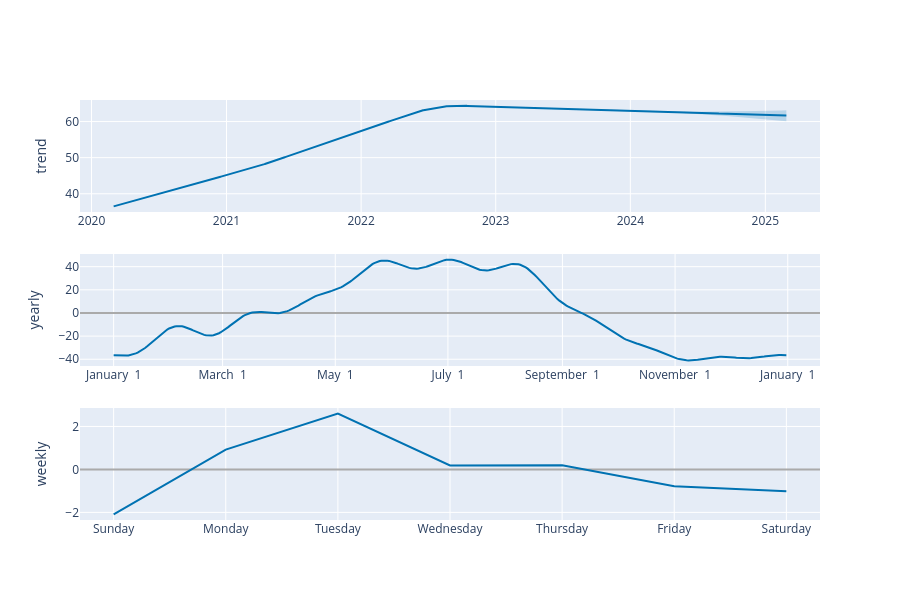

Notebook code for this chart:
### Markdown cell above
## **Analyzing Time Series Components**  

**Alternatives (depending on context):**  
- **Decomposing the Time Series** *(if using Prophet’s `.plot_components()` or statistical decomposition)*  
- **Exploring Seasonality and Trends** *(if focusing on Prophet’s output features)*  
- **Time Series Component Analysis** *(more technical/academic)*

### Code cell
from prophet.plot import plot_components_plotly

plot_components_plotly(modelo, previsao)

### Figure 1 — Plotly figure (JSON) as saved in the notebook; plotly's stock layout.template omitted (floating-point values rounded to 4 significant figures; data arrays with more than 128 entries replaced by an {"elided": "..."} marker saying what was removed)
{"data": [{"line": {"color": "#0072B2", "width": 2}, "mode": "lines", "name": "trend", "type": "scatter", "x": {"elided": "1825 str values"}, "xaxis": "x", "y": {"elided": "1825 float values"}, "yaxis": "y"}, {"line": {"color": "rgba(0, 114, 178, 0.2)", "width": 0}, "mode": "lines", "name": "trend_upper", "type": "scatter", "x": {"elided": "1825 str values"}, "xaxis": "x", "y": {"elided": "1825 float values"}, "yaxis": "y"}, {"fill": "tonexty", "fillcolor": "rgba(0, 114, 178, 0.2)", "line": {"color": "rgba(0, 114, 178, 0.2)", "width": 0}, "mode": "lines", "name": "trend_lower", "type": "scatter", "x": {"elided": "1825 str values"}, "xaxis": "x", "y": {"elided": "1825 float values"}, "yaxis": "y"}, {"line": {"color": "#0072B2", "width": 2}, "mode": "lines", "name": "yearly", "type": "scatter", "x": {"elided": "365 str values"}, "xaxis": "x2", "y": {"elided": "365 float values"}, "yaxis": "y2"}, {"line": {"color": "#0072B2", "width": 2}, "mode": "lines", "name": "weekly", "type": "scatter", "x": ["2017-01-01T00:00:00", "2017-01-02T00:00:00", "2017-01-03T00:00:00", "2017-01-04T00:00:00", "2017-01-05T00:00:00", "2017-01-06T00:00:00", "2017-01-07T00:00:00"], "xaxis": "x3", "y": [-2.094, 0.9203, 2.6, 0.1873, 0.1905, -0.7814, -1.022], "yaxis": "y3"}], "layout": {"height": 600, "showlegend": false, "width": 900, "xaxis": {"anchor": "y", "domain": [0, 1], "range": ["2019-11-30T19:12:00", "2025-05-29T04:48:00"], "type": "date"}, "xaxis2": {"anchor": "y2", "domain": [0, 1], "range": ["2016-12-13T18:54:02.958904115", "2018-01-18T11:04:57.863013581"], "tickformat": "%B %e", "type": "date"}, "xaxis3": {"anchor": "y3", "domain": [0, 1], "range": ["2016-12-31T16:48:00", "2017-01-07T07:12:00"], "tickformat": "%A", "type": "date"}, "yaxis": {"anchor": "x", "domain": [0.7333, 1], "rangemode": "normal", "title": {"text": "trend"}, "zerolinecolor": "#AAA"}, "yaxis2": {"anchor": "x2", "domain": [0.3667, 0.6333], "title": {"text": "yearly"}, "zerolinecolor": "#AAA"}, "yaxis3": {"anchor": "x3", "domain": [0, 0.2667], "title": {"text": "weekly"}, "zerolinecolor": "#AAA"}}}
